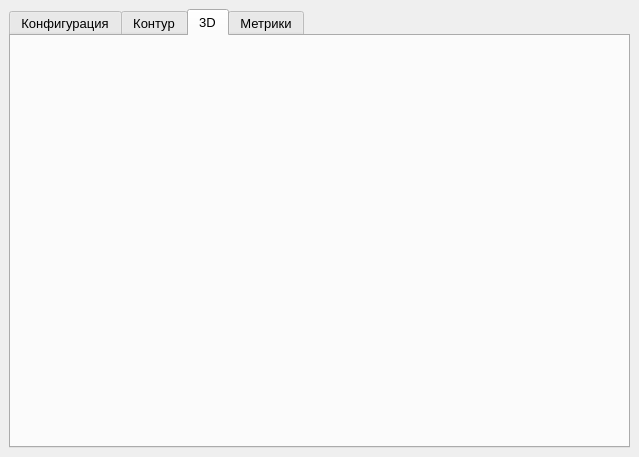
<?xml version="1.0" encoding="UTF-8"?>
<ui version="4.0">
 <class>MainWindow</class>
 <widget class="QMainWindow" name="MainWindow">
  <property name="geometry">
   <rect>
    <x>0</x>
    <y>0</y>
    <width>639</width>
    <height>457</height>
   </rect>
  </property>
  <property name="windowTitle">
   <string>Оптимизация</string>
  </property>
  <widget class="QWidget" name="centralwidget">
   <layout class="QVBoxLayout" name="verticalLayout_5">
    <item>
     <widget class="QTabWidget" name="tabWidget">
      <property name="font">
       <font>
        <pointsize>10</pointsize>
       </font>
      </property>
      <property name="tabPosition">
       <enum>QTabWidget::North</enum>
      </property>
      <property name="tabShape">
       <enum>QTabWidget::Rounded</enum>
      </property>
      <property name="currentIndex">
       <number>2</number>
      </property>
      <property name="elideMode">
       <enum>Qt::ElideNone</enum>
      </property>
      <widget class="QWidget" name="tab_conf">
       <attribute name="title">
        <string>Конфигурация</string>
       </attribute>
       <layout class="QVBoxLayout" name="verticalLayout"/>
      </widget>
      <widget class="QWidget" name="tab_contour">
       <attribute name="title">
        <string>Контур</string>
       </attribute>
       <layout class="QVBoxLayout" name="verticalLayout_2">
        <item>
         <layout class="QVBoxLayout" name="verticalLayout_contour"/>
        </item>
       </layout>
      </widget>
      <widget class="QWidget" name="tab_3d">
       <attribute name="title">
        <string>3D</string>
       </attribute>
       <layout class="QVBoxLayout" name="verticalLayout_3">
        <item>
         <layout class="QVBoxLayout" name="verticalLayout_3d"/>
        </item>
       </layout>
      </widget>
      <widget class="QWidget" name="tab_metrics">
       <attribute name="title">
        <string>Метрики</string>
       </attribute>
       <layout class="QVBoxLayout" name="verticalLayout_6">
        <item>
         <layout class="QVBoxLayout" name="verticalLayout_metrics"/>
        </item>
       </layout>
      </widget>
     </widget>
    </item>
   </layout>
  </widget>
 </widget>
 <resources/>
 <connections/>
</ui>
